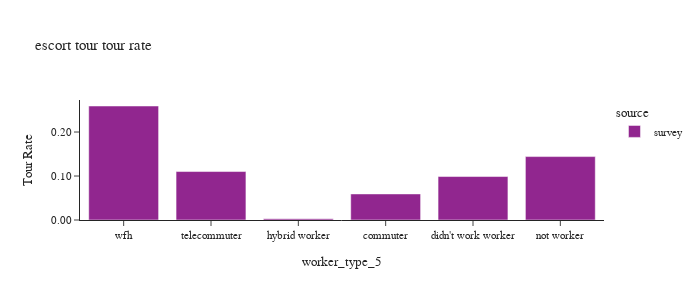

Notebook cell for this chart:
### Code cell
df_plot = calc_rates(survey_person_day,'estours')

plot_tour_rate(df_plot, 'estours', "escort tour tour rate")

### Figure 1 — Plotly figure (JSON) as saved in the notebook; plotly's stock layout.template omitted (floating-point values rounded to 4 significant figures)
{"data": [{"alignmentgroup": "True", "customdata": [[43850.0, 739800.0], [29020.0, 293700.0], [552.4, 189500.0], [226100.0, 1568000.0], [17510.0, 158900.0], [55140.0, 212700.0]], "hovertemplate": "source=survey<br>worker_type_5=%{x}<br>estours_rate=%{y}<br>estours_wt=%{customdata[0]}<br>pdexpfac_sum=%{customdata[1]}<extra></extra>", "legendgroup": "survey", "marker": {"color": "#91268F", "pattern": {"shape": ""}}, "name": "survey", "offsetgroup": "survey", "orientation": "v", "showlegend": true, "textposition": "auto", "type": "bar", "x": ["commuter", "didn't work worker", "hybrid worker", "not worker", "telecommuter", "wfh"], "xaxis": "x", "y": [0.05928, 0.09882, 0.002915, 0.1442, 0.1102, 0.2592], "yaxis": "y"}], "layout": {"barmode": "group", "font": {"size": 11}, "height": 300, "legend": {"title": {"text": "source"}, "tracegroupgap": 0}, "title": {"text": "escort tour tour rate"}, "width": 700, "xaxis": {"anchor": "y", "categoryarray": ["wfh", "telecommuter", "hybrid worker", "commuter", "didn't work worker"], "categoryorder": "array", "domain": [0, 1], "title": {"text": "worker_type_5"}}, "yaxis": {"anchor": "x", "domain": [0, 1], "tickformat": ".2f", "title": {"text": "Tour Rate"}}}}
